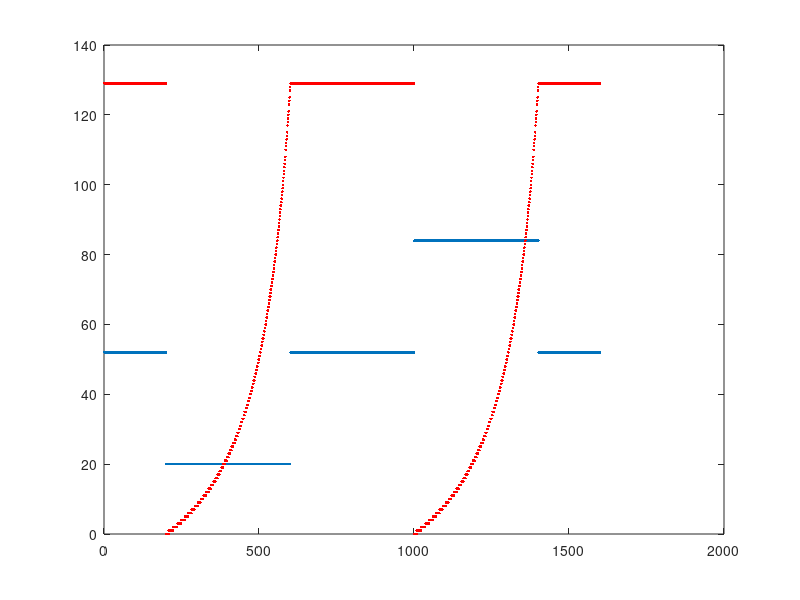

Write MATLAB code to recreate this figure.
% makeFunctionExpandingStripe4.m
% 11/14/2012, modified from
% makeFunctionSpinningStripe4.m
% 10/16/2012, modified from
% makeFunctionStripeBlobGratinggs4.m
% PTW 8/29/2012 hack for gs=4, modified from
% makeFunctionStripeBlobGratinggs3.m

UPDATE_RATE_FPS = 100;
EXPANSION_DURATION_SEC = 4;
BLANK_DURATION_SEC = 4;

step_size = 1/UPDATE_RATE_FPS;
tBlank = 0:step_size:BLANK_DURATION_SEC/2-step_size;
tExpand = 0:step_size:EXPANSION_DURATION_SEC;

MAX_POS_X = 104; % maximum pattern position
MAX_POS_Y = 129;

%Patter position starts at x=1, y=1, so all of these are intentionally one
%value less than that desired...
CENTER_POS_OFFSET_X = 104; % center position is x=1 (or x=105)
RIGHT_OFFSET_X = 20; % right position is x=21
LEFT_OFFSET_X = 84; % 85
BLANK_POS_OFFSET_X = 52; % 53

BLANK_POS_OFFSET_Y = 129; % blank position is y=1 (or y=91)

SPEED_M_PER_SEC = .5;

THETA_START_DEG = 9;
THETA_END_DEG = 45;

thetaStartRad = THETA_START_DEG*(pi/180); %starts 9 degrees half angle
thetaEndRad = THETA_END_DEG*(pi/180); %ends 45 degrees half angle

width = EXPANSION_DURATION_SEC*SPEED_M_PER_SEC/(1/tan(thetaStartRad)-1/tan(thetaEndRad));
distanceStart = width/tan(thetaStartRad);
thetaDeg = (180/pi)*atan(width./(distanceStart - SPEED_M_PER_SEC*tExpand));

funcExpandy = round((thetaDeg-THETA_START_DEG)*(128/(THETA_END_DEG-THETA_START_DEG)));
funcExpandy = mod(funcExpandy, MAX_POS_Y);

funcBlankx = 0*tBlank+BLANK_POS_OFFSET_X;
funcBlanky = 0*tBlank+BLANK_POS_OFFSET_Y;

funcRightExpandx = tExpand*0 + RIGHT_OFFSET_X;
funcLeftExpandx = tExpand*0 + LEFT_OFFSET_X;

funcRightExpandx = mod(funcRightExpandx, MAX_POS_X);
funcLeftExpandx = mod(funcLeftExpandx, MAX_POS_X);

funcx = [funcBlankx, funcRightExpandx, funcBlankx(1:end-1), funcBlankx, funcLeftExpandx, funcBlankx(1:end-1)];
funcy = [funcBlanky, funcExpandy, funcBlanky(1:end-1), funcBlanky, funcExpandy, funcBlanky(1:end-1)];

%% save file

thisFullFileName =  mfilename('fullpath');
[thisDirectoryName,thisFileName,thisFileExtension] = fileparts(thisFullFileName);
%thisDirectoryName = 'C:\Users\nebulosa\Documents\panels\Matlab Codes\functions\Peter';
fullOutFileNameX = [thisDirectoryName '\position_function_expanding_stripe_xgs4.mat'];
fullOutFileNameY = [thisDirectoryName '\position_function_expanding_stripe_ygs4.mat'];
func = funcx;
save(fullOutFileNameX, 'func');
func = funcy;
save(fullOutFileNameY, 'func');

%% plot to check
plot(funcx,'.')
hold on
plot(funcy,'.r')